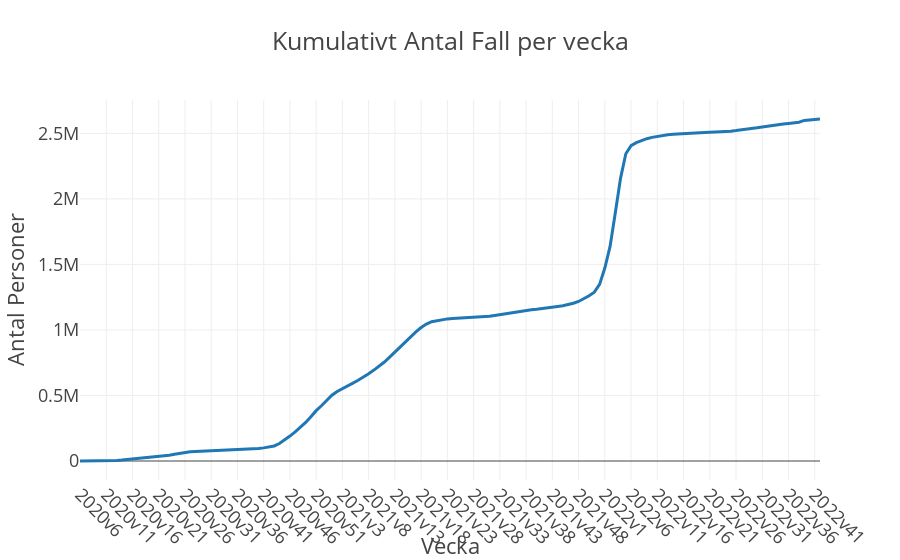

This figure's notebook cell:
### Code cell
fig = px.line(df, x = "Vecka", y = "Kum_antal_fall", title = "Kumulativt Antal Fall per vecka", template= "presentation")
fig.update_layout(yaxis_title = "Antal Personer")
fig.update_xaxes(tickangle=45)
fig.show()
#TODO SAVE FILE

### Figure 1 — Plotly figure (JSON) as saved in the notebook; plotly's stock layout.template omitted (floating-point values rounded to 4 significant figures; data arrays with more than 128 entries replaced by an {"elided": "..."} marker saying what was removed)
{"data": [{"hovertemplate": "Vecka=%{x}<br>Kum_antal_fall=%{y}<extra></extra>", "legendgroup": "", "line": {"color": "#1F77B4", "dash": "solid"}, "marker": {"symbol": "circle"}, "mode": "lines", "name": "", "orientation": "v", "showlegend": false, "type": "scatter", "x": {"elided": "142 str values"}, "xaxis": "x", "y": {"elided": "142 int values"}, "yaxis": "y"}], "layout": {"legend": {"tracegroupgap": 0}, "title": {"text": "Kumulativt Antal Fall per vecka"}, "xaxis": {"anchor": "y", "domain": [0, 1], "tickangle": 45, "title": {"text": "Vecka"}}, "yaxis": {"anchor": "x", "domain": [0, 1], "title": {"text": "Antal Personer"}}}}
